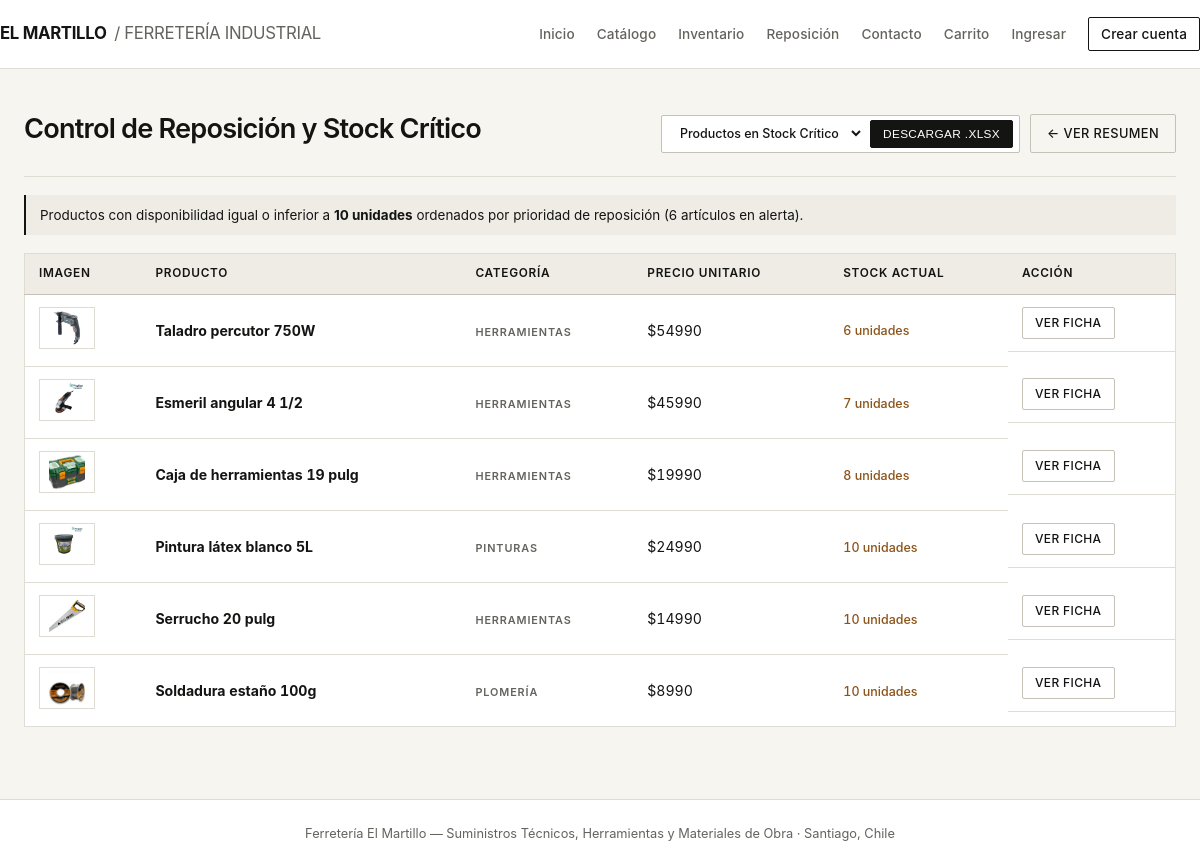
Page /reporte-critico/ on the committed database.
### productos/models.py (models this page shows, shortened)
class Producto(models.Model):
    nombre = models.CharField(max_length=120)
    descripcion = models.TextField(blank=True, default="")
    precio = models.PositiveIntegerField(help_text="Precio en CLP")
    stock = models.PositiveIntegerField(default=0)
    imagen = models.CharField(
        max_length=255,
        blank=True,
        default="/static/img/productos/default.jpg",
        help_text="Ruta o URL de la imagen del producto"
    )
    categoria = models.ForeignKey(
        Categoria,
        on_delete=models.SET_NULL,
        null=True,
        blank=True,
        related_name="productos"
    )
    class Meta:
        ordering = ["nombre"]

class Categoria(models.Model):
    nombre = models.CharField(max_length=80, unique=True)
    descripcion = models.TextField(blank=True, default="")
    class Meta:
        ordering = ["nombre"]
        verbose_name_plural = "categorías"

### productos/views.py (the view)
# urls.py: path("reporte-critico/", views.reporte_critico, name="reporte_critico"),
def reporte_critico(request):
    umbral = 10
    productos_criticos = (
        Producto.objects.select_related("categoria")
        .filter(stock__lte=umbral)
        .order_by("stock", "nombre")
    )
    total_criticos = productos_criticos.count()
    _, _, cart_count = calcular_detalle_carrito(obtener_carrito(request))
    contexto = {
        "productos_criticos": productos_criticos,
        "categorias": Categoria.objects.all(),
        "umbral": umbral,
        "total_criticos": total_criticos,
        "cart_count": cart_count,
    }
    return render(request, "reporte_critico.html", contexto)

### productos/views.py (called while the page is built, shortened)
def obtener_carrito(request):
    return request.session.get("carrito", {})

def calcular_detalle_carrito(carrito):
    items = []
    total = 0
    cantidad_total = 0
    return items, total, cantidad_total

### templates/reporte_critico.html (shortened to what this page needs)
{% extends "base.html" %}
{% block content %}
<div class="sec-head" style="margin-top: 0;">
  <h1>Control de Reposición y Stock Crítico</h1>
  <div style="display: flex; gap: 10px; align-items: center; flex-wrap: wrap;">
    <form class="excel-bar" method="get" action="{% url 'descargar_excel' %}">
      <select name="seccion">
        <option value="stock_critico" selected>Productos en Stock Crítico</option>
      </select>
      <button type="submit">Descargar .xlsx</button>
    </form>
    <a class="btn ghost" href="{% url 'reporte_resumen' %}">← Ver resumen</a>
  </div>
</div>
<p class="hint">
  Productos con disponibilidad igual o inferior a <strong>{{ umbral }} unidades</strong> ordenados por prioridad de reposición ({{ total_criticos }} artículos en alerta).
</p>
<table class="table">
  <tr>
    <th>Imagen</th>
    <th>Producto</th>
    <th>Categoría</th>
    <th>Precio Unitario</th>
    <th>Stock Actual</th>
    <th>Acción</th>
  </tr>
  {% for p in productos_criticos %}
  <tr>
    <td>
      <img src="{{ p.imagen|default:'/static/img/productos/default.jpg' }}" alt="{{ p.nombre }}" style="width: 56px; height: 42px; object-fit: contain; background: #fff; border: 1px solid #dedbd2; padding: 2px;">
    </td>
    <td><strong><a href="{% url 'detalle' p.id %}">{{ p.nombre }}</a></strong></td>
    <td><span class="cat" style="margin: 0;">{{ p.categoria.nombre|default:"Sin categoría" }}</span></td>
    <td>${{ p.precio }}</td>
    <td>
      <span class="stock {% if p.stock == 0 %}out{% else %}low{% endif %}">
        {{ p.stock }} unidades
      </span>
    </td>
    <td style="display: flex; gap: 8px; flex-wrap: wrap;">
      <a class="btn ghost" style="padding: 6px 12px; font-size: 0.75rem;" href="{% url 'detalle' p.id %}">Ver ficha</a>
    </td>
  </tr>
  {% empty %}
  <tr>
    <td colspan="6">No existen productos bajo el nivel crítico de stock.</td>
  </tr>
  {% endfor %}
</table>
{% endblock %}

### static/css/style.css (style rules this page uses)
:root { --bg: #f6f5f0; --surface: #ffffff; --surface-alt: #efece6; --ink: #141413; --muted: #65635d; --line: #dfdcd3; --line-strong: #c5c1b6; --accent: #9e4726; --ok: #1f5135; --warn: #8c5319; --danger: #962828; }
* { box-sizing: border-box; }
html { scroll-behavior: smooth; }
body { margin: 0; font-family: "Inter", -apple-system, BlinkMacSystemFont, "Helvetica Neue", Arial, sans-serif; background-color: var(--bg); color: var(--ink); line-height: 1.5; -webkit-font-smoothing: antialiased; }
h1 { font-size: 1.7rem; font-weight: 600; letter-spacing: -0.03em; margin: 0 0 14px; color: var(--ink); }
p { color: var(--muted); font-size: 0.92rem; }
button, .btn, a.btn { background-color: var(--ink); color: #ffffff; border: 1px solid var(--ink); padding: 9px 16px; border-radius: 2px; cursor: pointer; text-decoration: none; display: inline-block; font-size: 0.8rem; font-weight: 500; letter-spacing: 0.03em; text-transform: uppercase; transition: background-color 0.15s ease, color 0.15s ease, border-color 0.15s ease; }
.btn.ghost, a.btn.ghost { background-color: transparent; color: var(--ink); border: 1px solid var(--line-strong); }
.cat { display: inline-block; color: var(--muted); font-size: 0.68rem; font-weight: 600; text-transform: uppercase; letter-spacing: 0.08em; margin: 0 0 6px; }
.stock { font-size: 0.78rem; color: var(--ok); font-weight: 500; margin: 2px 0 14px; font-variant-numeric: tabular-nums; }
.stock.low { color: var(--warn); }
.hint { background-color: var(--surface-alt); border-left: 2px solid var(--ink); padding: 10px 14px; font-size: 0.84rem; color: var(--ink); margin-bottom: 18px; }
.table { width: 100%; background-color: var(--surface); border-collapse: collapse; border: 1px solid var(--line); margin-top: 14px; }
.table th { background-color: var(--surface-alt); color: var(--ink); padding: 11px 14px; text-align: left; font-size: 0.74rem; font-weight: 600; text-transform: uppercase; letter-spacing: 0.06em; border-bottom: 1px solid var(--line-strong); }
.table td { padding: 12px 14px; border-bottom: 1px solid var(--line); font-size: 0.88rem; vertical-align: middle; font-variant-numeric: tabular-nums; }
.table td a:not(.btn) { color: var(--ink); text-decoration: none; }
.sec-head { display: flex; justify-content: space-between; align-items: baseline; margin: 36px 0 18px; padding-bottom: 12px; border-bottom: 1px solid var(--line); flex-wrap: wrap; gap: 12px; }
.excel-bar { display: inline-flex; align-items: center; gap: 6px; background-color: var(--surface); border: 1px solid var(--line-strong); padding: 4px 6px; border-radius: 2px; }
.excel-bar select { border: none; background-color: transparent; color: var(--ink); font-family: inherit; font-size: 0.78rem; font-weight: 500; padding: 4px 8px; cursor: pointer; }
.excel-bar button { padding: 6px 12px; font-size: 0.74rem; }

### rows in the picture
Producto: imagen (picture), nombre "Taladro percutor 750W", categoria.nombre "HERRAMIENTAS", precio "54990", stock "6"
Producto: imagen (picture), nombre "Esmeril angular 4 1/2", categoria.nombre "HERRAMIENTAS", precio "45990", stock "7"
Producto: imagen (picture), nombre "Caja de herramientas 19 pulg", categoria.nombre "HERRAMIENTAS", precio "19990", stock "8"
Producto: imagen (picture), nombre "Pintura látex blanco 5L", categoria.nombre "PINTURAS", precio "24990", stock "10"
Producto: imagen (picture), nombre "Serrucho 20 pulg", categoria.nombre "HERRAMIENTAS", precio "14990", stock "10"
Producto: imagen (picture), nombre "Soldadura estaño 100g", categoria.nombre "PLOMERÍA", precio "8990", stock "10"

### other values in the picture
{{ umbral }} "10"
{{ total_criticos }} "6"
